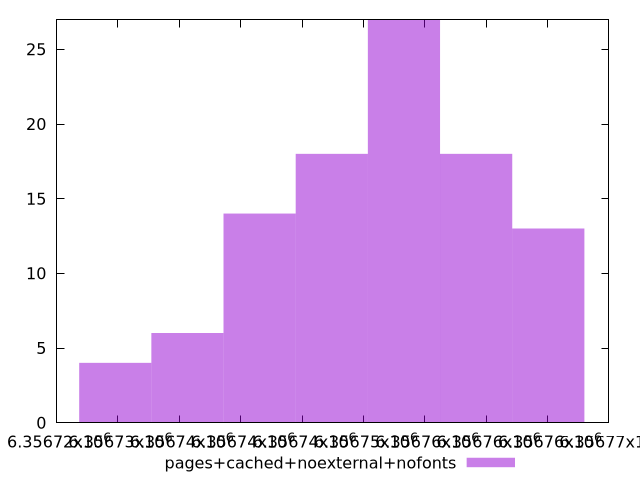

Write gnuplot code to recreate this figure.
$_pagesCachedNoexternalNofonts <<EOF
6356759.182545122 18
6356747.4218435185 18
6356753.302194321 27
6356765.062895924 13
6356735.661141915 6
6356741.541492717 14
6356729.780791114 4
EOF
set key outside below
set terminal pngcairo
set output "report_00006_2020-11-02T20-21-41.718Z/total-byte-weight/pages+cached+noexternal+nofonts//raw_hist.png"
set yrange [0:27]
set boxwidth 5.880350801648006
set style fill transparent solid 0.5 noborder
plot $_pagesCachedNoexternalNofonts title "pages+cached+noexternal+nofonts" with boxes ,
